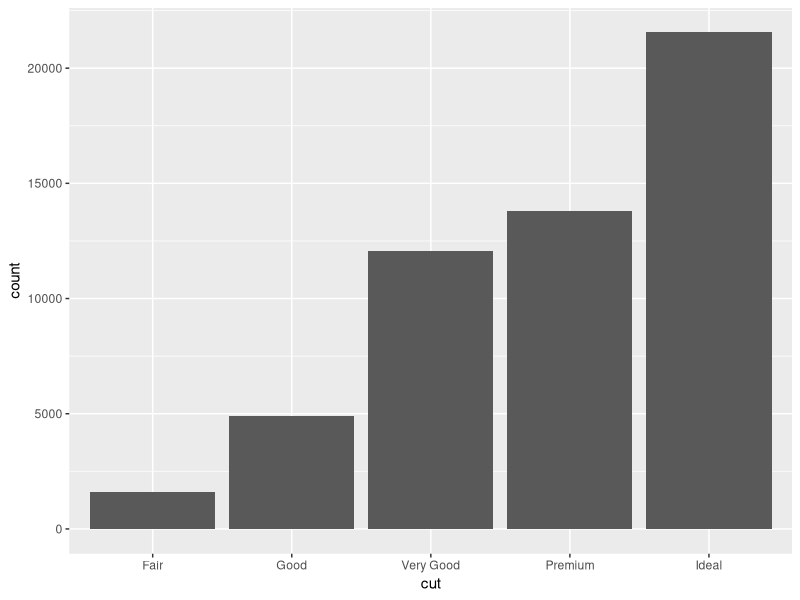
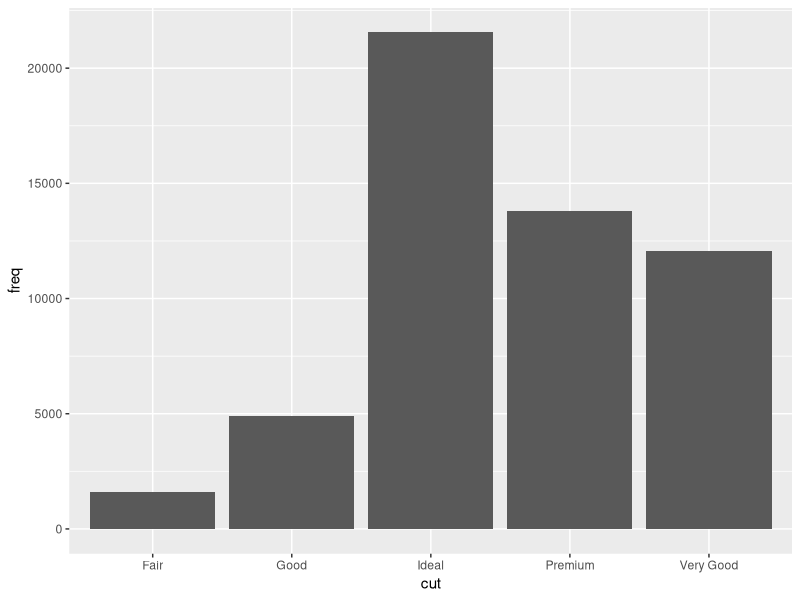

R code for these plots, in order:
#Bar Graph
library(tidyverse)
ggplot(data = diamonds) + 
  geom_bar(mapping = aes(x = cut))

#Created a demo 
demo <- tribble(
  ~cut,         ~freq,
  "Fair",       1610,
  "Good",       4906,
  "Very Good",  12082,
  "Premium",    13791,
  "Ideal",      21551
)

ggplot(data = demo) +
  geom_bar(mapping = aes(x = cut, y = freq), stat = "identity")
